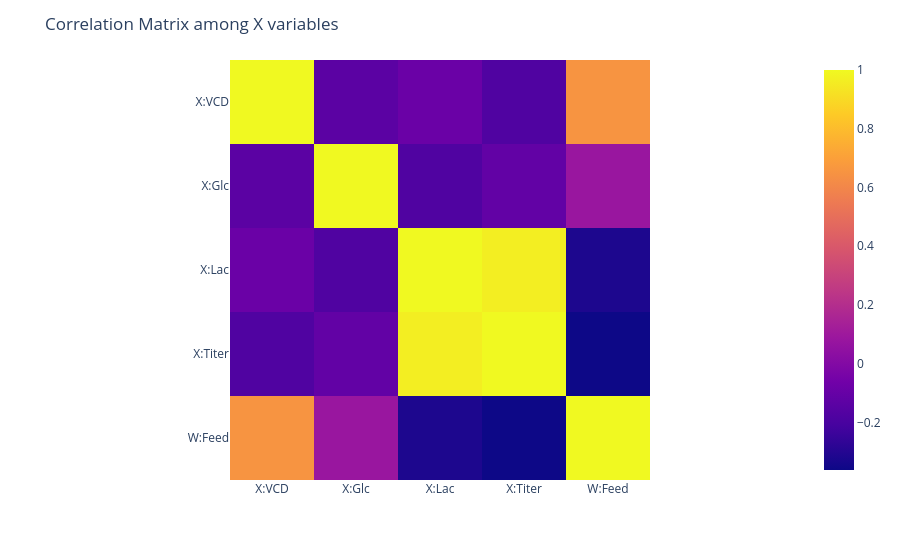

The code cell stored with this chart in its notebook:
### Markdown cell above
##### Plot correlation matrix

The OWU matrix is used to plot the degree of correlation between the different variables.

### Code cell
fig = px.imshow(owu.corr())
fig.update_layout(title='Correlation Matrix among X variables')
fig.show()

### Figure 1 — Plotly figure (JSON) as saved in the notebook; plotly's stock layout.template omitted (floating-point values rounded to 4 significant figures)
{"data": [{"coloraxis": "coloraxis", "hovertemplate": "x: %{x}<br>y: %{y}<br>color: %{z}<extra></extra>", "name": "0", "type": "heatmap", "x": ["X:VCD", "X:Glc", "X:Lac", "X:Titer", "W:Feed"], "xaxis": "x", "y": ["X:VCD", "X:Glc", "X:Lac", "X:Titer", "W:Feed"], "yaxis": "y", "z": [[1.0, -0.1371, -0.08724, -0.1747, 0.6526], [-0.1371, 1.0, -0.1757, -0.1145, 0.08236], [-0.08724, -0.1757, 1.0, 0.9651, -0.3197], [-0.1747, -0.1145, 0.9651, 1.0, -0.3616], [0.6526, 0.08236, -0.3197, -0.3616, 1.0]]}], "layout": {"coloraxis": {"colorscale": [[0.0, "#0d0887"], [0.1111, "#46039f"], [0.2222, "#7201a8"], [0.3333, "#9c179e"], [0.4444, "#bd3786"], [0.5556, "#d8576b"], [0.6667, "#ed7953"], [0.7778, "#fb9f3a"], [0.8889, "#fdca26"], [1.0, "#f0f921"]]}, "margin": {"t": 60}, "title": {"text": "Correlation Matrix among X variables"}, "xaxis": {"anchor": "y", "constrain": "domain", "domain": [0.0, 1.0], "scaleanchor": "y"}, "yaxis": {"anchor": "x", "autorange": "reversed", "constrain": "domain", "domain": [0.0, 1.0]}}}
